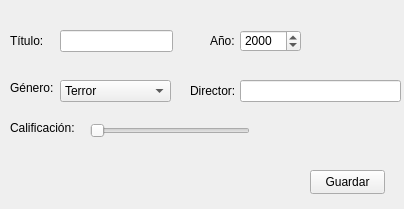
<?xml version="1.0" encoding="UTF-8"?>
<ui version="4.0">
 <class>MainWindow</class>
 <widget class="QMainWindow" name="MainWindow">
  <property name="geometry">
   <rect>
    <x>0</x>
    <y>0</y>
    <width>404</width>
    <height>209</height>
   </rect>
  </property>
  <property name="windowTitle">
   <string>Ficha Película</string>
  </property>
  <widget class="QWidget" name="centralwidget">
   <widget class="QLabel" name="label">
    <property name="geometry">
     <rect>
      <x>10</x>
      <y>30</y>
      <width>51</width>
      <height>21</height>
     </rect>
    </property>
    <property name="text">
     <string>Título:</string>
    </property>
   </widget>
   <widget class="QLineEdit" name="lineEdit">
    <property name="geometry">
     <rect>
      <x>60</x>
      <y>30</y>
      <width>113</width>
      <height>22</height>
     </rect>
    </property>
   </widget>
   <widget class="QLabel" name="label_2">
    <property name="geometry">
     <rect>
      <x>210</x>
      <y>30</y>
      <width>31</width>
      <height>21</height>
     </rect>
    </property>
    <property name="text">
     <string>Año:</string>
    </property>
   </widget>
   <widget class="QSpinBox" name="spinBox">
    <property name="geometry">
     <rect>
      <x>240</x>
      <y>30</y>
      <width>61</width>
      <height>22</height>
     </rect>
    </property>
    <property name="maximum">
     <number>2025</number>
    </property>
    <property name="value">
     <number>2000</number>
    </property>
   </widget>
   <widget class="QLabel" name="label_3">
    <property name="geometry">
     <rect>
      <x>10</x>
      <y>80</y>
      <width>49</width>
      <height>16</height>
     </rect>
    </property>
    <property name="text">
     <string>Género:</string>
    </property>
   </widget>
   <widget class="QComboBox" name="comboBox">
    <property name="geometry">
     <rect>
      <x>60</x>
      <y>80</y>
      <width>111</width>
      <height>22</height>
     </rect>
    </property>
    <item>
     <property name="text">
      <string>Terror</string>
     </property>
    </item>
    <item>
     <property name="text">
      <string>Ciencia-Ficción</string>
     </property>
    </item>
    <item>
     <property name="text">
      <string>Infantil</string>
     </property>
    </item>
    <item>
     <property name="text">
      <string>Comedia</string>
     </property>
    </item>
    <item>
     <property name="text">
      <string>Drama</string>
     </property>
    </item>
   </widget>
   <widget class="QPushButton" name="pushButton">
    <property name="geometry">
     <rect>
      <x>310</x>
      <y>170</y>
      <width>75</width>
      <height>24</height>
     </rect>
    </property>
    <property name="text">
     <string>Guardar</string>
    </property>
   </widget>
   <widget class="QSlider" name="horizontalSlider">
    <property name="geometry">
     <rect>
      <x>90</x>
      <y>120</y>
      <width>160</width>
      <height>22</height>
     </rect>
    </property>
    <property name="maximum">
     <number>10</number>
    </property>
    <property name="orientation">
     <enum>Qt::Horizontal</enum>
    </property>
    <property name="invertedAppearance">
     <bool>false</bool>
    </property>
    <property name="invertedControls">
     <bool>false</bool>
    </property>
   </widget>
   <widget class="QLabel" name="label_4">
    <property name="geometry">
     <rect>
      <x>10</x>
      <y>120</y>
      <width>81</width>
      <height>16</height>
     </rect>
    </property>
    <property name="text">
     <string>Calificación:</string>
    </property>
   </widget>
   <widget class="QLabel" name="label_5">
    <property name="geometry">
     <rect>
      <x>190</x>
      <y>80</y>
      <width>61</width>
      <height>21</height>
     </rect>
    </property>
    <property name="text">
     <string>Director:</string>
    </property>
   </widget>
   <widget class="QLineEdit" name="lineEdit_2">
    <property name="geometry">
     <rect>
      <x>240</x>
      <y>80</y>
      <width>161</width>
      <height>22</height>
     </rect>
    </property>
   </widget>
  </widget>
 </widget>
 <resources/>
 <connections/>
</ui>
